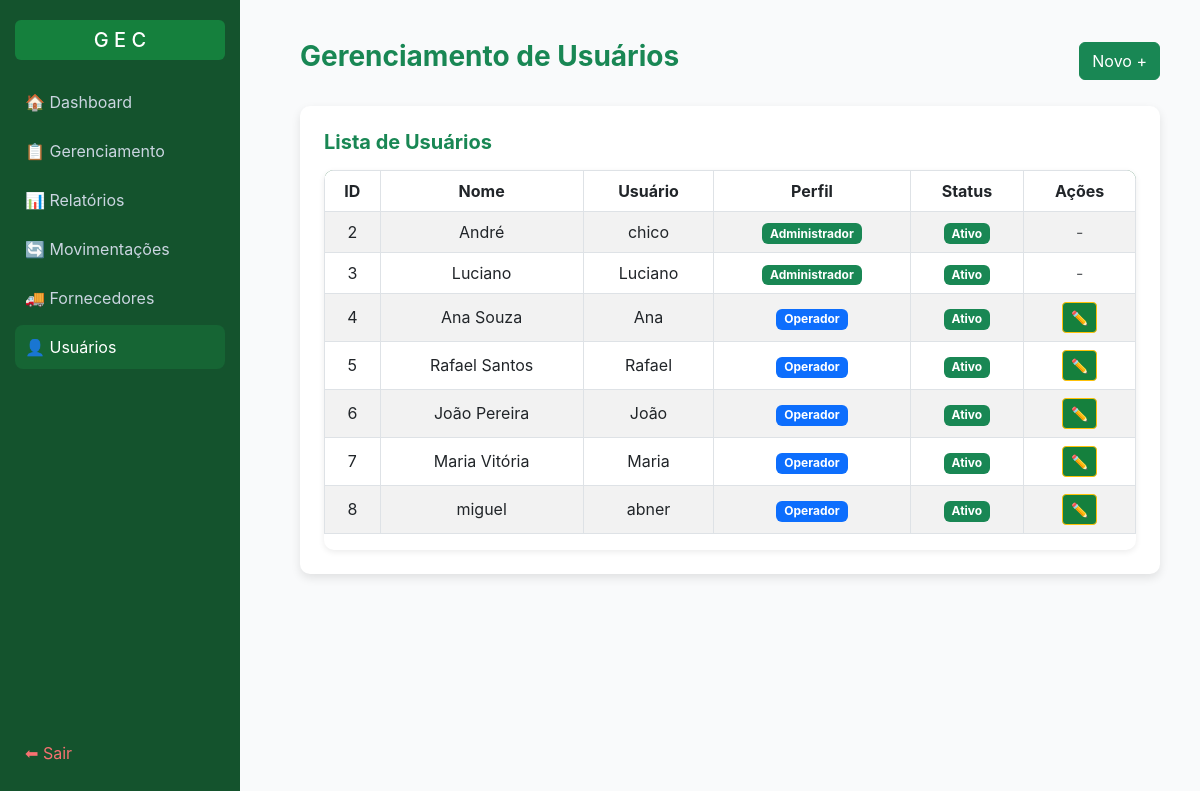
The app's page /usuarios (signed in), older data.
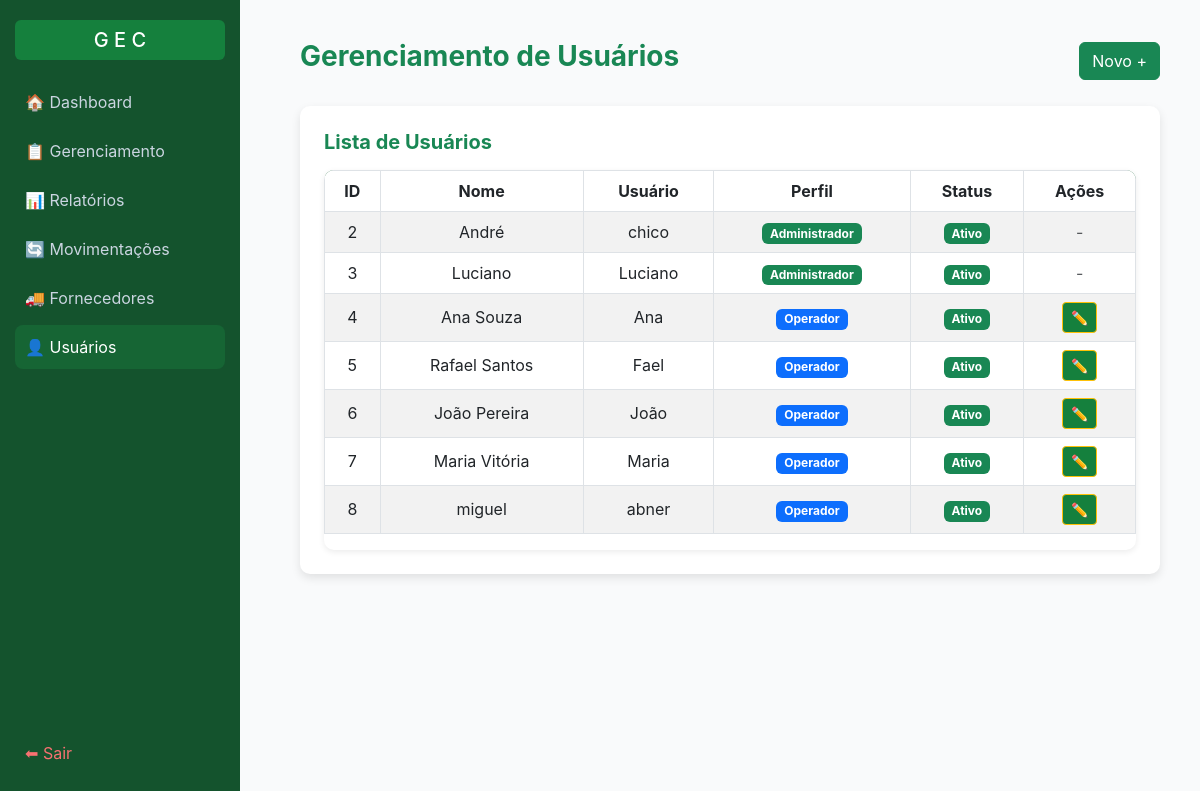
The same page, newer data.
### tables this page shows
CREATE TABLE "usuarios" (
	"id"	INTEGER,
	"nome"	TEXT NOT NULL,
	"usuario"	TEXT NOT NULL,
	"senha"	TEXT NOT NULL,
	"perfil"	TEXT NOT NULL DEFAULT 'operador',
    "ativo" TEXT NOT NULL DEFAULT 1,
	PRIMARY KEY("id" AUTOINCREMENT)
);

### app.py (the view)
@app.route("/usuarios")
@admin_required
def listar_usuarios():
    atualizar_produtos()
    conn = conectar()
    cur = conn.cursor()
    cur.execute("SELECT id, nome, usuario, perfil, CAST(ativo AS INTEGER) FROM usuarios ORDER BY id ASC")
    usuarios = cur.fetchall()
    conn.close()
    return render_template("usuarios/listar.html", usuarios=usuarios)

### app.py (called while the page is built)
def admin_required(f):
    @wraps(f)
    def wrapper(*args, **kwargs):
        if not session.get("usuario"):
            flash("Faça login primeiro!")
            return redirect(url_for("login"))
        if session.get("perfil") != "admin":
            flash("Acesso restrito a administradores.")
            return redirect(url_for("home"))
        return f(*args, **kwargs)
    return wrapper

def atualizar_produtos():
    conn = conectar()
    cur = conn.cursor()
    from datetime import datetime, timedelta
    hoje = datetime.now().date()
    limite_alerta = hoje + timedelta(days=7)
    cur.execute("""
        UPDATE produtos
        SET status_validade = 'vencido'
        WHERE date(data_validade) < date(?) AND ativo=1
    """, (hoje,))
    cur.execute("""
        UPDATE produtos
        SET status_validade = 'próximo do vencimento'
        WHERE date(data_validade) BETWEEN date(?) AND date(?) AND ativo=1
    """, (hoje, limite_alerta))
    cur.execute("""
        UPDATE produtos
        SET status_validade = 'válido'
        WHERE date(data_validade) > date(?) AND ativo=1
    """, (limite_alerta,))
    conn.commit()
    conn.close()

### templates/usuarios/listar.html (shortened to what this page needs)
<!DOCTYPE html>
<html lang="pt-BR">
<head>
  <link href="https://cdn.jsdelivr.net/npm/bootstrap@5.3.0/dist/css/bootstrap.min.css" rel="stylesheet">
</head>
<body>
 <div class="sidebar">
    <div>
      <h5>G E C</h5>
      <a href="{{ url_for('home') }}">🏠 Dashboard</a>
      <a href="{{ url_for('gerenciamento') }}">📋 Gerenciamento</a>
      <a href="{{ url_for('relatorios') }}">📊 Relatórios</a>
      <a href="{{ url_for('movimentacao') }}">🔄 Movimentações</a>
      {% if session.perfil == "admin" %}
      <a href="{{ url_for('listar_forn') }}">🚚 Fornecedores</a>
      <a href="{{ url_for('listar_usuarios') }}" class="active">👤 Usuários</a>
      {% endif %}
    </div>
    <div>
      <a href="{{ url_for('login') }}" class="logout" style="color:#f87171">⬅ Sair</a>
    </div>
  </div>
  <div class="content">
    <div class="d-flex justify-content-between align-items-center mb-4">
      <h3 class="fw-bold text-success">Gerenciamento de Usuários</h3>
      <a href="{{ url_for('cadastrar_usuario') }}" class="btn btn-success">Novo +</a>
    </div>
    <div class="card p-4">
      <h5 class="fw-bold text-success mb-3">Lista de Usuários</h5>
      <div class="table-container">
        <table class="table table-striped table-bordered align-middle">
          <thead>
            <tr class="text-center">
              <th>ID</th>
              <th>Nome</th>
              <th>Usuário</th>
              <th>Perfil</th>
              <th>Status</th>
              <th>Ações</th>
            </tr>
          </thead>
          <tbody>
            {% if usuarios %}
              {% for u in usuarios %}
              <tr>
                <td>{{ u[0] }}</td>
                <td>{{ u[1] }}</td>
                <td>{{ u[2] }}</td>
                <td>
                  {% if u[3] == 'admin' %}
                    <span class="badge bg-success">Administrador</span>
                  {% else %}
                    <span class="badge bg-primary">Operador</span>
                  {% endif %}
                </td>
                <td>
                    <span class="badge bg-success">Ativo</span>
                </td>
                <td>
                  {% if u[3] != 'admin' %}
                    <a href="{{ url_for('editar_usuario', id=u[0]) }}"
                       class="btn btn-warning btn-sm"
                       style="background-color:#15803d;">✏️</a>
                  {% else %}
                    <span class="text-muted">-</span>
                  {% endif %}
                </td>
              </tr>
              {% endfor %}
            {% else %}
              <tr>
                <td colspan="6" class="text-center text-muted">Nenhum usuário encontrado.</td>
              </tr>
            {% endif %}
          </tbody>
        </table>
      </div>
    </div>
  </div>
</body>
</html>

Row changes from the older to the newer data that the page shows:
changed usuarios "Rafael Santos": usuario "Rafael" → "Fael"
